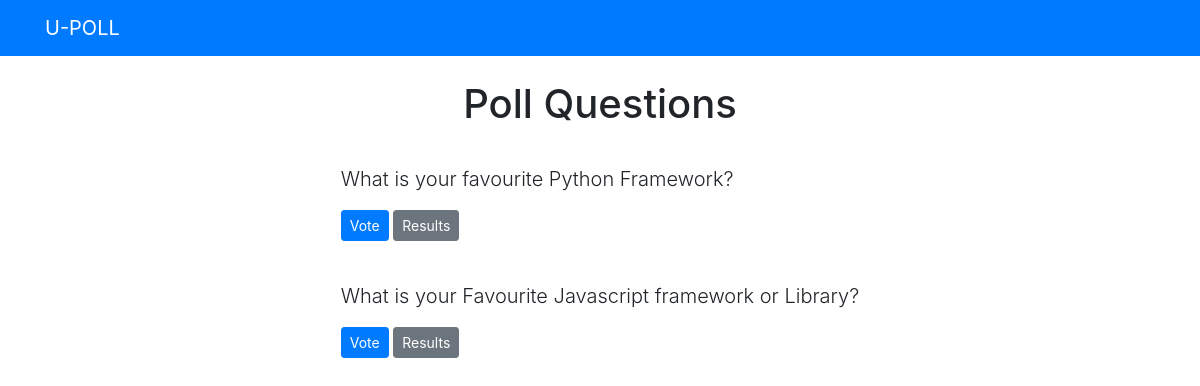
Screenshot of /polls/ with the database file from the repository.
### polls/models.py (models this page shows, shortened)
class Question(models.Model):
    question_text = models.CharField(max_length= 200)
    pub_date = models.DateTimeField('date published')

### polls/views.py (the view)
# urls.py: path('', views.index, name ='index'),
def index(request):
    latest_question_list  = Question.objects.order_by('-pub_date')[:5]
    context = {'latest_question_list': latest_question_list}
    return render(request, 'polls/index.html', context)

### templates/polls/index.html
{% extends 'base.html' %}
{% block content %}
<h1 class="text-center mb-3">Poll Questions</h1>
{% if latest_question_list %}
{% for question in latest_question_list %}
<div class="card-mb-3">
    <div class="card-body">
        <p class="lead">{{ question.question_text }}</p>
        <a href="{% url 'polls:detail' question.id %}" class="btn btn-primary btn-sm">Vote</a>
        <a href="{% url 'polls:results' question.id %}" class="btn btn-secondary btn-sm">Results</a>
    </div>
</div>
{% endfor %}
{% else %}
<p>No polls Available</p>
{% endif %}
{% endblock %}

### rows the page displays
Question: question_text "What is your favourite Python Framework?"
Question: question_text "What is your Favourite Javascript framework or Library?"
